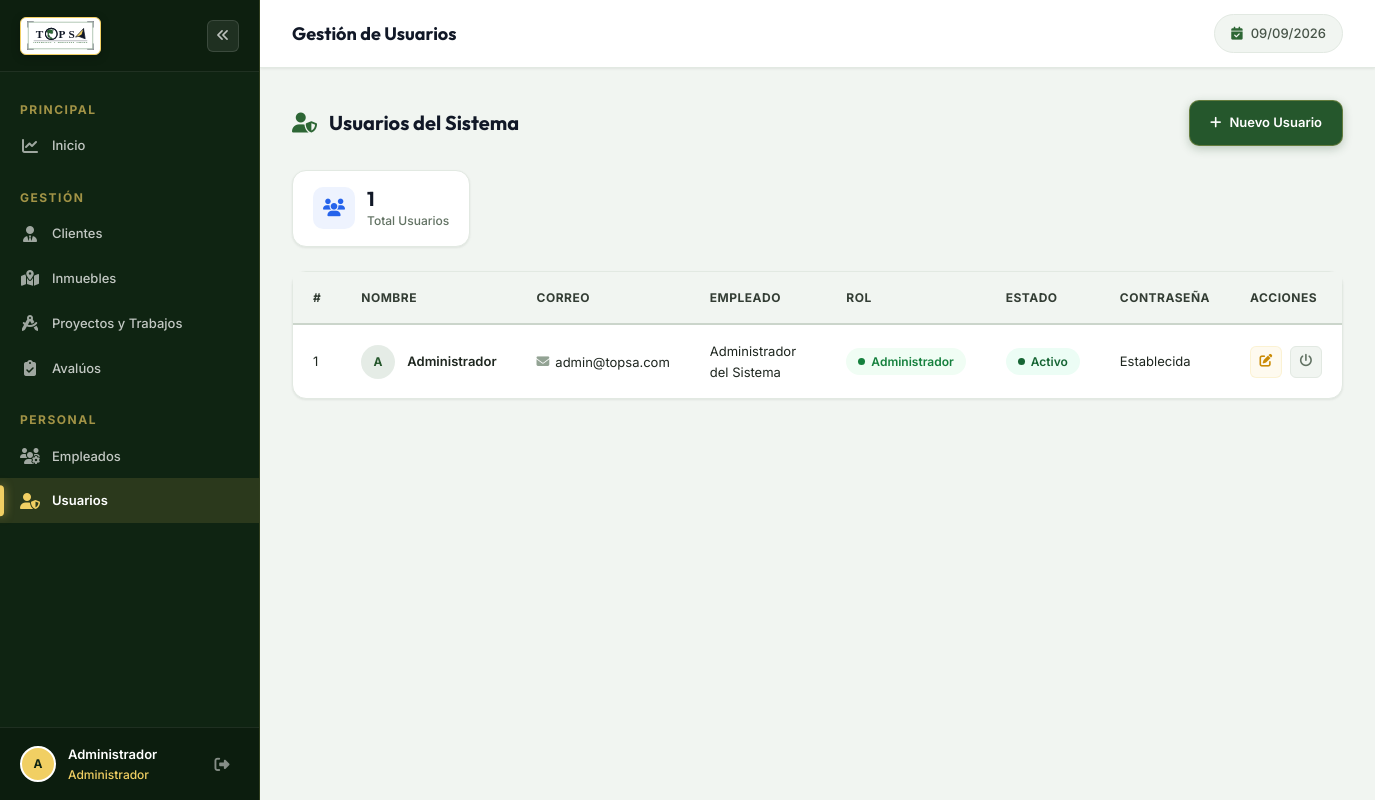
The page /usuario/index on the database its author committed.
### tables this page shows
CREATE TABLE IF NOT EXISTS `usuarios` (
  `id_usuario` INT NOT NULL AUTO_INCREMENT,
  `id_empleado` INT NOT NULL,
  `nombre` VARCHAR(60) NOT NULL,
  `correo` VARCHAR(50) NOT NULL,
  `contrasena` VARCHAR(255) NOT NULL,
  `requiere_cambio_contrasena` TINYINT(1) NOT NULL DEFAULT 0,
  `rol` VARCHAR(30) NOT NULL DEFAULT 'Empleado',
  `estado_de_cuenta` VARCHAR(20) NOT NULL DEFAULT 'Activo',
  PRIMARY KEY (`id_usuario`),
  UNIQUE KEY `uk_usuarios_correo` (`correo`),
  KEY `fk_usuarios_empleado` (`id_empleado`),
  CONSTRAINT `fk_usuarios_empleado` FOREIGN KEY (`id_empleado`) REFERENCES `empleados` (`id_empleado`) ON UPDATE CASCADE
);

CREATE TABLE IF NOT EXISTS `empleados` (
  `id_empleado` INT NOT NULL AUTO_INCREMENT,
  `nombre_completo` VARCHAR(60) NOT NULL,
  `dui` VARCHAR(10) NOT NULL,
  `cargo` VARCHAR(90) NOT NULL,
  `telefono` VARCHAR(9) DEFAULT NULL,
  `estado` VARCHAR(20) NOT NULL DEFAULT 'Activo',
  PRIMARY KEY (`id_empleado`),
  UNIQUE KEY `uk_empleados_dui` (`dui`)
);

### app/Views/usuarios/index.php (the view, shortened to what the rows shown need)
<div class="page-header">
    <h2><i class="fas fa-user-shield"></i> Usuarios del Sistema</h2>
</div>
<div class="card">
    <div class="table-container">
        <table class="table">
            <thead>
                <tr>
                    <th>#</th>
                    <th>Nombre</th>
                    <th>Correo</th>
                    <th>Empleado</th>
                    <th>Rol</th>
                    <th>Estado</th>
                    <th>Contraseña</th>
                    <th>Acciones</th>
                </tr>
            </thead>
            <tbody>
                <?php if (!empty($usuarios)): ?>
                    <?php foreach ($usuarios as $i => $u): ?>
                        <tr>
                            <td><?= $i + 1 ?></td>
                            <td>
                                <div class="cell-with-avatar">
                                    <span class="avatar-sm <?= $u['rol'] === 'Administrador' ? 'green' : 'blue' ?>"><?= initials($u['nombre']) ?></span>
                                    <div class="cell-name"><?= e($u['nombre']) ?></div>
                                </div>
                            </td>
                            <td><span class="cell-icon-text"><i class="fas fa-envelope"></i> <?= e($u['correo']) ?></span></td>
                            <td><?= e($u['nombre_completo'] ?? '—') ?></td>
                            <td>
                                <span class="badge-dot <?= $u['rol'] === 'Administrador' ? 'dot-info' : 'dot-neutral' ?>">
                                    <?= e($u['rol']) ?>
                                </span>
                            </td>
                            <td>
                                <?php
                                    $estadoDot = match($u['estado_de_cuenta']) {
                                        'Activo' => 'dot-success',
                                        'Inactivo' => 'dot-danger',
                                        default => 'dot-neutral'
                                    };
                                ?>
                                <span class="badge-dot <?= $estadoDot ?>" id="estado-<?= $u['id_usuario'] ?>">
                                    <?= e($u['estado_de_cuenta']) ?>
                                </span>
                            </td>
                            <td><?= !empty($u['requiere_cambio_contrasena']) ? 'Temporal · pendiente de cambio' : 'Establecida' ?></td>
                            <td>
                                <div class="table-actions">
                                    <a href="<?= url("usuario/edit/{$u['id_usuario']}") ?>" class="btn-action act-edit" title="Editar"><i class="fas fa-edit"></i></a>
                                    <button class="btn-action act-toggle btn-toggle-estado" data-id="<?= $u['id_usuario'] ?>" title="Cambiar estado">
                                        <i class="fas fa-power-off"></i>
                                    </button>
                                </div>
                            </td>
                        </tr>
                    <?php endforeach; ?>
                <?php endif; ?>
            </tbody>
        </table>
    </div>
</div>

### app/Views/layouts/main.php (shortened to what the rows shown need)
<!DOCTYPE html>
<html lang="es">
<head>
    <link rel="stylesheet" href="https://cdnjs.cloudflare.com/ajax/libs/font-awesome/6.5.1/css/all.min.css">
    <link rel="stylesheet" href="<?= asset('css/flatpickr.min.css') ?>">
    <link rel="stylesheet" href="<?= asset('css/main.css') ?>">
    <link rel="stylesheet" href="<?= asset('css/dashboard.css') ?>">
    <link rel="stylesheet" href="<?= asset('css/interactive.css') ?>">
</head>
<body>
    <div class="app-layout">
        <aside class="sidebar" id="sidebar">
            <div class="sidebar-footer">
                <div class="user-info">
                    <div class="user-avatar">
                        <?= initials($currentUser['nombre'] ?? 'U') ?>
                    </div>
                    <div class="user-details">
                        <span class="user-name"><?= e($currentUser['nombre'] ?? '') ?></span>
                        <span class="user-role"><?= e($currentUser['rol'] ?? '') ?></span>
                    </div>
                </div>
            </div>
        </aside>
        <main class="main-content">
            <header class="topbar">
                <div class="topbar-title">
                    <h1><?= e($pageTitle ?? 'Panel Principal') ?></h1>
                </div>
            </header>
            <div class="page-content">
                <?= $content ?>
            </div>
        </main>
    </div>
</body>
</html>

### rows shown on the page
usuarios: nombre "A", nombre "Administrador", rol "Administrador", correo "admin@topsa.com", id_empleado.nombre_completo "Administrador del Sistema", estado_de_cuenta "Activo", requiere_cambio_contrasena "Establecida"

### other values the page prints
$pageTitle "Gestión de Usuarios"
count($usuarios ?? []) "1"
